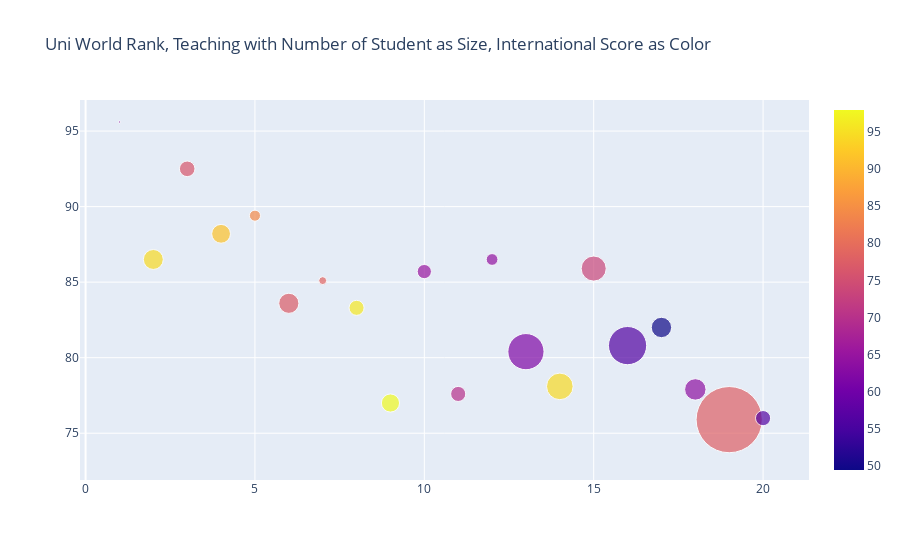

Here is the notebook cell this chart was saved with:
### Code cell
stud_size  = [float(x) for x in df12.num_students]
int_color = [float(x) for x in df12.international]
data= dict(x= df12.world_rank,
           y= df12.teaching,
           mode= 'markers',
           marker= dict(color= int_color, size=stud_size, showscale= True),
           text= df12.university_name)

layout= dict(title= 'Uni World Rank, Teaching with Number of Student as Size, International Score as Color')
fig= dict(data= data, layout = layout)
iplot(fig)

### Figure 1 — Plotly figure (JSON) as saved in the notebook; plotly's stock layout.template omitted (floating-point values rounded to 4 significant figures)
{"data": [{"text": ["California Institute of Technology", "University of Oxford", "Stanford University", "University of Cambridge", "Massachusetts Institute of Technology", "Harvard University", "Princeton University", "Imperial College London", "ETH Zurich – Swiss Federal Institute of Technology Zurich", "University of Chicago", "Johns Hopkins University", "Yale University", "University of California, Berkeley", "University College London", "Columbia University", "University of California, Los Angeles", "University of Pennsylvania", "Cornell University", "University of Toronto", "Duke University"], "y": [95.6, 86.5, 92.5, 88.2, 89.4, 83.6, 85.1, 83.3, 77, 85.7, 77.6, 86.5, 80.4, 78.1, 85.9, 80.8, 82, 77.9, 75.9, 76], "mode": "markers", "marker": {"color": [64, 94.4, 76.3, 91.5, 84, 77.2, 78.5, 96, 97.9, 65, 70, 64.3, 61.9, 94.4, 73.5, 56.4, 49.5, 63.9, 77.8, 56.5], "showscale": true, "size": [2.243, 19.92, 15.6, 18.81, 11.07, 20.15, 7.929, 15.06, 18.18, 14.22, 15.13, 11.75, 36.19, 26.61, 25.05, 38.21, 20.38, 21.42, 66.2, 15.17]}, "x": ["1", "2", "3", "4", "5", "6", "7", "8", "9", "10", "11", "12", "13", "14", "15", "16", "17", "18", "19", "20"], "type": "scatter"}], "layout": {"title": {"text": "Uni World Rank, Teaching with Number of Student as Size, International Score as Color"}}}
